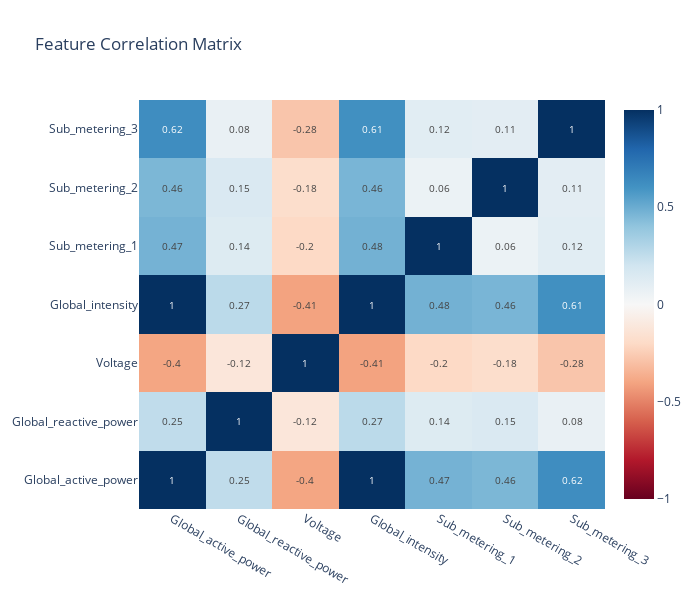

This figure's notebook cell:
### Markdown cell above
## CORRELATION ANALYSIS

### Code cell
features_for_corr = ['Global_active_power', 'Global_reactive_power', 
                     'Voltage', 'Global_intensity',
                     'Sub_metering_1', 'Sub_metering_2', 'Sub_metering_3']

corr_matrix = df_clean[features_for_corr].corr()

fig = go.Figure(data=go.Heatmap(
    z=corr_matrix.values,
    x=corr_matrix.columns,
    y=corr_matrix.columns,
    colorscale='RdBu',
    zmid=0,
    text=corr_matrix.values.round(2),
    texttemplate='%{text}',
    textfont={"size": 10}
))

fig.update_layout(
    title='Feature Correlation Matrix',
    height=600,
    width=700
)

fig.show()

### Figure 1 — Plotly figure (JSON) as saved in the notebook; plotly's stock layout.template omitted (floating-point values rounded to 4 significant figures)
{"data": [{"colorscale": [[0, "rgb(103,0,31)"], [0.1, "rgb(178,24,43)"], [0.2, "rgb(214,96,77)"], [0.3, "rgb(244,165,130)"], [0.4, "rgb(253,219,199)"], [0.5, "rgb(247,247,247)"], [0.6, "rgb(209,229,240)"], [0.7, "rgb(146,197,222)"], [0.8, "rgb(67,147,195)"], [0.9, "rgb(33,102,172)"], [1, "rgb(5,48,97)"]], "text": [[1, 0.25, -0.4, 1, 0.47, 0.46, 0.62], [0.25, 1, -0.12, 0.27, 0.14, 0.15, 0.08], [-0.4, -0.12, 1, -0.41, -0.2, -0.18, -0.28], [1, 0.27, -0.41, 1, 0.48, 0.46, 0.61], [0.47, 0.14, -0.2, 0.48, 1, 0.06, 0.12], [0.46, 0.15, -0.18, 0.46, 0.06, 1, 0.11], [0.62, 0.08, -0.28, 0.61, 0.12, 0.11, 1]], "textfont": {"size": 10}, "texttemplate": "%{text}", "type": "heatmap", "x": ["Global_active_power", "Global_reactive_power", "Voltage", "Global_intensity", "Sub_metering_1", "Sub_metering_2", "Sub_metering_3"], "y": ["Global_active_power", "Global_reactive_power", "Voltage", "Global_intensity", "Sub_metering_1", "Sub_metering_2", "Sub_metering_3"], "z": [[1, 0.254, -0.396, 0.999, 0.4742, 0.4568, 0.6247], [0.254, 1, -0.121, 0.271, 0.1373, 0.1501, 0.07538], [-0.396, -0.121, 1, -0.4063, -0.2022, -0.1771, -0.2801], [0.999, 0.271, -0.4063, 1, 0.4782, 0.4623, 0.6138], [0.4742, 0.1373, -0.2022, 0.4782, 1, 0.06101, 0.116], [0.4568, 0.1501, -0.1771, 0.4623, 0.06101, 1, 0.1069], [0.6247, 0.07538, -0.2801, 0.6138, 0.116, 0.1069, 1]], "zmid": 0}], "layout": {"height": 600, "title": {"text": "Feature Correlation Matrix"}, "width": 700}}
